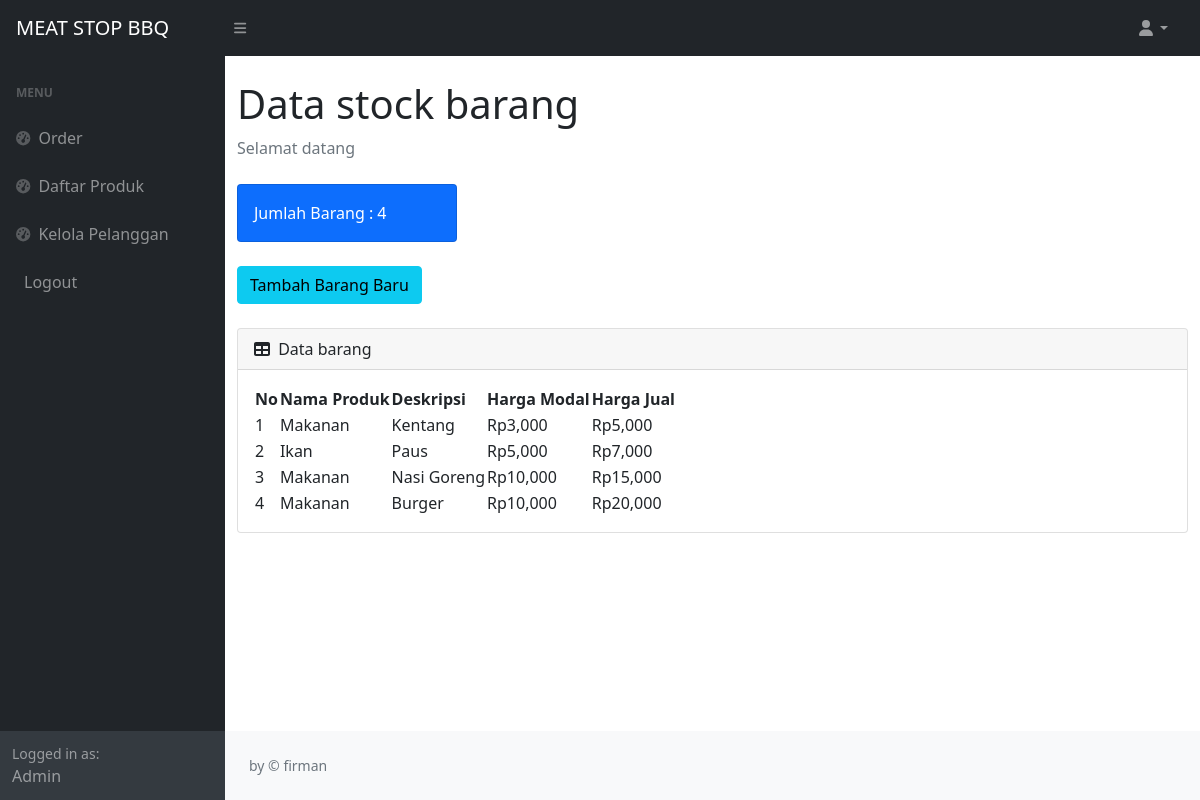
The page /stock.php on the database its author committed.
### tables this page shows
CREATE TABLE `produk` (
  `idproduk` int(11) NOT NULL,
  `namaproduk` varchar(20) NOT NULL,
  `deskripsi` varchar(30) NOT NULL,
  `harga` int(11) NOT NULL,
  `hargaj` int(11) NOT NULL,
  `stock` int(11) NOT NULL
);

### stock.php (the view, shortened to what this page needs)
<?php
require 'function.php';
$h1 = mysqli_query($c,"select * from produk");
$h2 = mysqli_num_rows($h1);
?>
<!DOCTYPE html>
<html lang="en">
    <head>
        <link href="https://cdn.jsdelivr.net/npm/simple-datatables@latest/dist/style.css" rel="stylesheet" />
        <link href="css/styles.css" rel="stylesheet" />
    </head>
    <body class="sb-nav-fixed">
        <nav class="sb-topnav navbar navbar-expand navbar-dark bg-dark">
            <a class="navbar-brand ps-3" href="index.php">MEAT STOP BBQ</a>
            <button class="btn btn-link btn-sm order-1 order-lg-0 me-4 me-lg-0" id="sidebarToggle" href="#!"><i class="fas fa-bars"></i></button>
            <ul class="navbar-nav ms-auto ms-md-0 me-3 me-lg-4">
                <li class="nav-item dropdown">
                    <a class="nav-link dropdown-toggle" id="navbarDropdown" href="#" role="button" data-bs-toggle="dropdown" aria-expanded="false"><i class="fas fa-user fa-fw"></i></a>
                </li>
            </ul>
        </nav>
        <div id="layoutSidenav">
            <div id="layoutSidenav_nav">
                <nav class="sb-sidenav accordion sb-sidenav-dark" id="sidenavAccordion">
                    <div class="sb-sidenav-menu">
                        <div class="nav">
                            <div class="sb-sidenav-menu-heading">Menu</div>
                            <a class="nav-link" href="index.php">
                                <div class="sb-nav-link-icon"><i class="fas fa-tachometer-alt"></i></div>
                                Order
                            </a>
                            <a class="nav-link" href="stock.php">
                                <div class="sb-nav-link-icon"><i class="fas fa-tachometer-alt"></i></div>
                                Daftar Produk
                            </a>
                            <a class="nav-link" href="pelanggan.php">
                                <div class="sb-nav-link-icon"><i class="fas fa-tachometer-alt"></i></div>
                                Kelola Pelanggan
                            </a>
                            <a class="nav-link" href="logout.php">
                                Logout
                            </a>
                        </div>
                    </div>
                    <div class="sb-sidenav-footer">
                        <div class="small">Logged in as:</div>
                        Admin
                    </div>
                </nav>
            </div>
            <div id="layoutSidenav_content">
                <main>
                    <div class="container-fluid">
                        <h1 class="mt-4">Data stock barang</h1>
                        <ol class="breadcrumb mb-4">
                            <li class="breadcrumb-item active">Selamat datang</li>
                        </ol>
                        <div class="row">
                            <div class="col-xl-3 col-md-6">
                                <div class="card bg-primary text-white mb-4">
                                    <div class="card-body">Jumlah Barang : <?=$h2;?></div>
                                </div>
                            </div>
                        </div>
                        <button type="button" class="btn btn-info mb-4" data-bs-toggle="modal" data-bs-target="#myModal">
                            Tambah Barang Baru
                        </button>
                        <div class="card mb-4">
                            <div class="card-header">
                                <i class="fas fa-table me-1"></i>
                                Data barang
                            </div>
                            <div class="card-body">
                                <table id="datatablesSimple">
                                    <thead>
                                        <tr>
                                            <th>No</th>
                                            <th>Nama Produk</th>
                                            <th>Deskripsi</th>
                                            <th>Harga Modal</th>
                                            <th>Harga Jual</th>
                                        </tr>
                                    </thead>
                                    <tbody>
                                    <?php
                                        $get = mysqli_query($c,"select * from produk");
                                        $i = 1;
                                        while($p=mysqli_fetch_array($get)){
                                        $namaproduk = $p['namaproduk'];
                                        $deskripsi = $p['deskripsi'];
                                        $harga = $p['harga'];
                                        $hargaj = $p['hargaj'];
                                   ?>
                                        <tr>
                                            <td><?=$i++;?></td>
                                            <td><?=$namaproduk;?></td>
                                            <td><?=$deskripsi;?></td>
                                            <td>Rp<?=number_format($harga);?></td>
                                            <td>Rp<?=number_format($hargaj);?></td>
                                        </tr>
                                        <?php
                                        };
                                        ?>
                                    </tbody>
                                </table>
                            </div>
                        </div>
                    </div>
                </main>
                <footer class="py-4 bg-light mt-auto">
                    <div class="container-fluid px-4">
                        <div class="d-flex align-items-center justify-content-between small">
                            <div class="text-muted">by &copy; firman</div>
                        </div>
                    </div>
                </footer>
            </div>
        </div>
    </body>
</html>

### rows shown on the page
produk: namaproduk "Makanan", deskripsi "Kentang", harga "3,000", hargaj "5,000"
produk: namaproduk "Ikan", deskripsi "Paus", harga "5,000", hargaj "7,000"
produk: namaproduk "Makanan", deskripsi "Nasi Goreng", harga "10,000", hargaj "15,000"
produk: namaproduk "Makanan", deskripsi "Burger", harga "10,000", hargaj "20,000"

### other values the page prints
$h2 "4"
